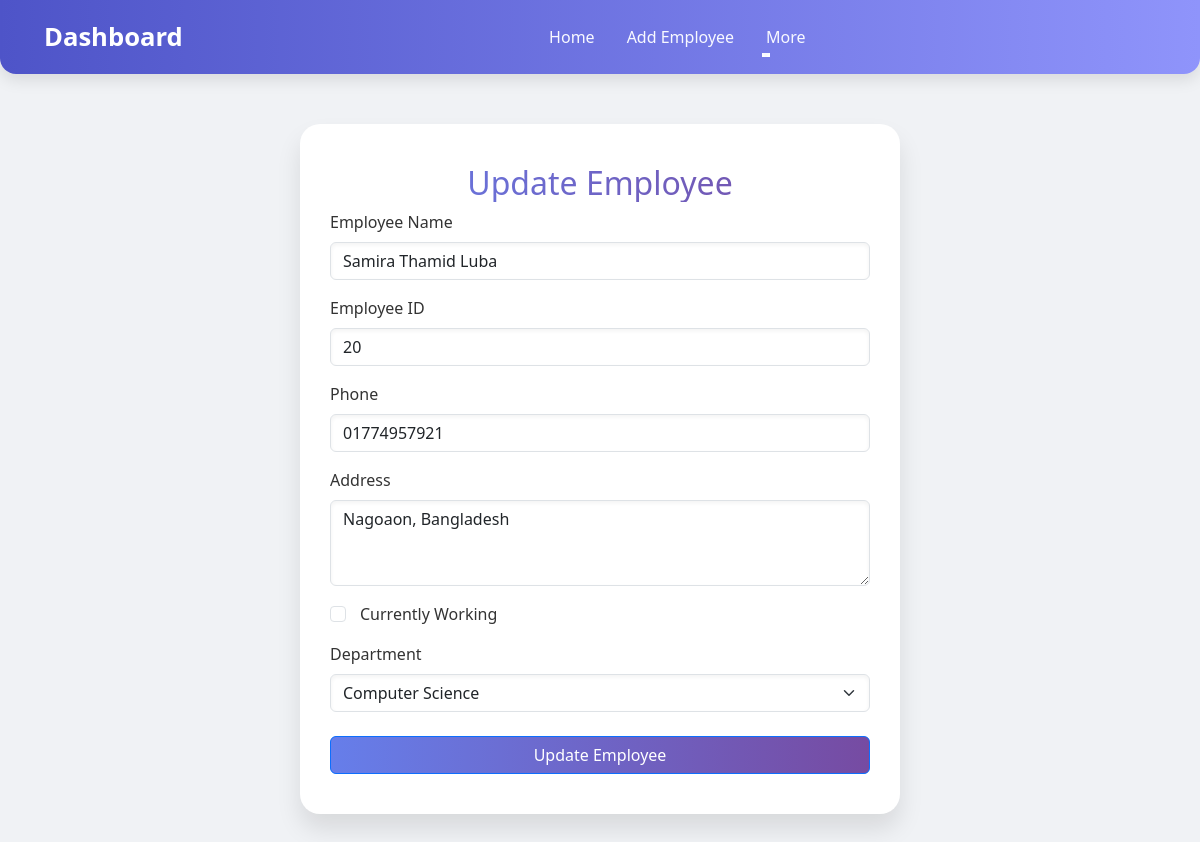
The page /emp/update-emp/20/ on the database its author committed.
### management/models.py (models this page shows, shortened)
class Emp(models.Model):
    name=models.CharField(max_length=100)
    email_id=models.CharField(max_length=100)
    phone=models.CharField(max_length=12)
    address=models.CharField(max_length=150)
    working=models.BooleanField(default=True)
    department=models.CharField(max_length=10)

### management/views.py (the view)
# urls.py: path('update-emp/<int:emp_id>/',update_emp),
def update_emp(request, emp_id):
    emp = Emp.objects.get(pk=emp_id)
    return render(request, 'emp/update_emp.html',{
        'emp':emp
    })

### templates/emp/update_emp.html (shortened to what this page needs)
<!DOCTYPE html>
<html lang="en">
<head>
  <link href="https://cdn.jsdelivr.net/npm/bootstrap@5.3.0/dist/css/bootstrap.min.css" rel="stylesheet">
</head>
<body>
  {% include 'emp/navbar.html' %}
  <div class="container">
    <div class="form-container">
      <h2>Update Employee</h2>
      <form action="/emp/do-update-emp/{{emp.id}}/" method="POST">
        <div class="mb-3">
          <label for="empName" class="form-label">Employee Name</label>
          <input value="{{ emp.name }}" type="text" class="form-control" id="empName" name="emp_name">
        </div>
        <div class="mb-3">
          <label for="empId" class="form-label">Employee ID</label>
          <input value="{{ emp.id }}" type="text" class="form-control" id="empId" name="emp_id" readonly>
        </div>
        <div class="mb-3">
          <label for="empPhone" class="form-label">Phone</label>
          <input value="{{ emp.phone }}" type="text" class="form-control" id="empPhone" name="emp_phone">
        </div>
        <div class="mb-3">
          <label for="empAddress" class="form-label">Address</label>
          <textarea class="form-control" id="empAddress" name="emp_address" rows="3">{{ emp.address }}</textarea>
        </div>
        <div class="form-check mb-3">
          <input class="form-check-input" type="checkbox" id="working" name="emp_working"
            {% if emp.working %}checked{% endif %}>
          <label class="form-check-label" for="working">Currently Working</label>
        </div>
        <div class="mb-4">
          <label for="department" class="form-label">Department</label>
          <select class="form-select" id="department" name="emp_department">
            <option {% if emp.department == "Computer Science" %}selected{% endif %}>Computer Science</option>
          </select>
        </div>
        <div class="d-grid">
          <button type="submit" class="btn btn-primary">Update Employee</button>
        </div>
      </form>
    </div>
  </div>
</body>
</html>

### templates/emp/update_emp.html (style rules this page uses)
body { background: linear-gradient(to right, #e0eafc, #cfdef3); font-family: 'Segoe UI', Tahoma, Geneva, Verdana, sans-serif; min-height: 100vh; }
.form-container { max-width: 600px; margin: 50px auto; background: #ffffff; padding: 40px 30px; border-radius: 20px; box-shadow: 0 15px 25px rgba(0, 0, 0, 0.1); transition: all 0.3s ease-in-out; }
h2 { text-align: center; margin-bottom: 30px; background: linear-gradient(to right, #667eea, #764ba2); -webkit-background-clip: text; -webkit-text-fill-color: transparent; font-weight: bold; }
.form-control, .form-select { border-radius: 10px; padding: 12px; box-shadow: inset 0 2px 4px rgba(0, 0, 0, 0.05); transition: all 0.2s ease-in-out; }
.btn-primary { background: linear-gradient(to right, #667eea, #764ba2); border: none; padding: 12px; border-radius: 12px; font-weight: bold; transition: background 0.3s ease-in-out; }
label { font-weight: 500; color: #333; }
.form-check-label { margin-left: 6px; }

### templates/emp/navbar.html (style rules this page uses)
body { margin: 0; padding: 0; font-family: 'Segoe UI', sans-serif; background: #f0f2f5; }

### rows shown on the page
Emp: emp_name "Samira Thamid Luba", emp_id "20", emp_phone "01774957921", emp_address "Nagoaon, Bangladesh"
